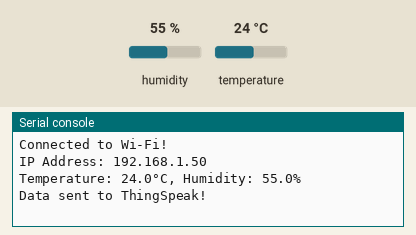
This program was run on a simulated Raspberry Pi Pico running MicroPython. On the bench: the last lines printed to the serial console. Wiring (from the project's diagram.json): DHT22 sensor on GP16. Inputs (shaded band) come from the test bench; at power-on: humidity 55 %, temperature 24 °C. WiFi joins after 1.5 s; requests to the public web service named in the program get a made-up reply in its usual format after 0.4 s (London, UTC, broken clouds, 64 % humidity, 1013 hPa unless stated).

Above: at 2.7 s.
2.8 s: humidity set to 22 %
At 3.2 s:
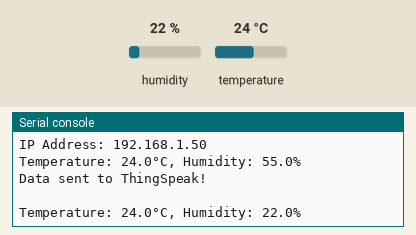
4.7 s: temperature set to 12 °C
At 5.6 s:
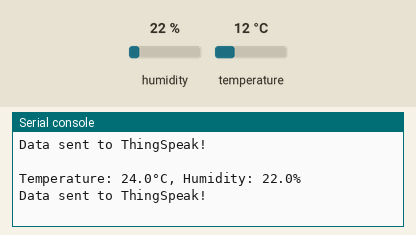
6.6 s: humidity set to 40 %
At 8.2 s:
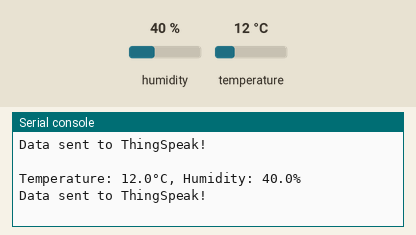
Timing chart, 0 to 9.7 s (numbered marks = the images above; inputs shaded):
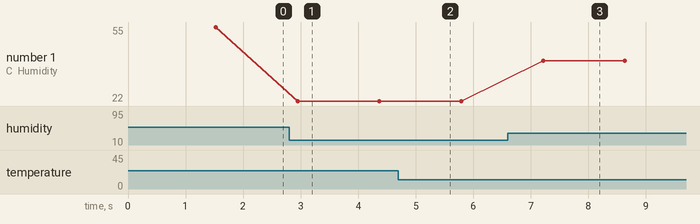

Measured:
- after the input at 2.8 s, the serial console: prints a new line after 0.15 s (image 1)
- after the input at 6.6 s, the serial console: prints a new line after 0.62 s (image 3)
- plotted number 1: 55 → 22 after the input at 2.8 s, 22 → 40 after the input at 6.6 s

The program:

main.py
```python
import network
import urequests
import utime
import machine
import dht

# === Wi-Fi and ThingSpeak Setup ===
SSID = "Wokwi-GUEST"          # Built-in Wi-Fi in Wokwi
PASSWORD = ""                 # No password for Wokwi-GUEST
API_KEY = "1NIQXZV628HJA885"  # Replace with your key

# === DHT22 Sensor Setup ===
sensor = dht.DHT22(machine.Pin(16))   # Change to DHT11 if using that sensor

# === Wi-Fi Connection ===
def connect_wifi():
    wlan = network.WLAN(network.STA_IF)
    wlan.active(True)
    wlan.connect(SSID, PASSWORD)
    print("Connecting to Wi-Fi...", end="")
    while not wlan.isconnected():
        utime.sleep(0.5)
        print(".", end="")
    print("\nConnected to Wi-Fi!")
    print("IP Address:", wlan.ifconfig()[0])

# === Send Data to ThingSpeak ===
def send_data():
    try:
        sensor.measure()
        temp = sensor.temperature()
        humidity = sensor.humidity()
        print(f"Temperature: {temp:.1f}°C, Humidity: {humidity:.1f}%")

        url = f"https://api.thingspeak.com/update?api_key={API_KEY}&field1={temp}&field2={humidity}"
        response = urequests.get(url)
        response.close()
        print("Data sent to ThingSpeak!\n")
    except Exception as e:
        print("Error:", e)

# === Main Program ===
connect_wifi()
while True:
    send_data()
    utime.sleep(1)   # Upload every 15 seconds
```
